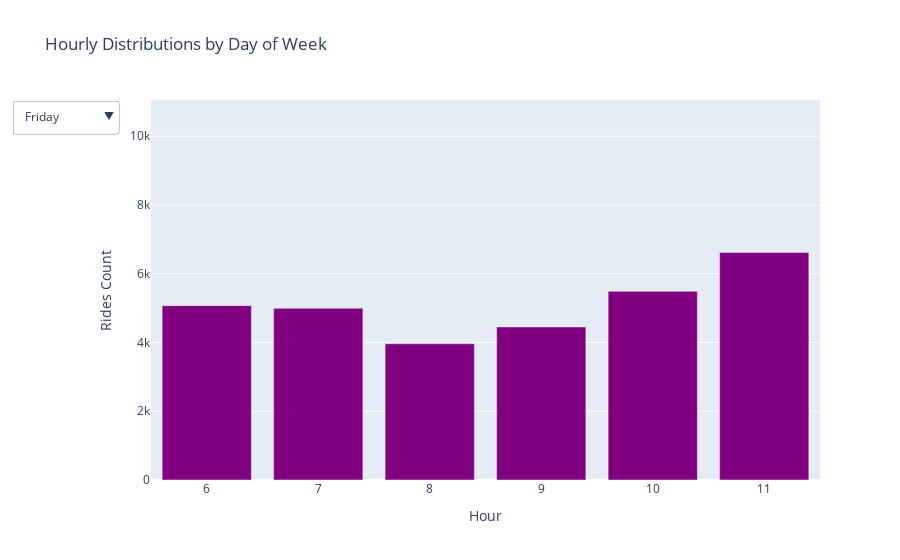

This figure's notebook cell:
### Code cell
days_of_week = []
hours = []
rides_count = []

# Scan documents in the result to retrieve useful information to be plotted
for doc in get_result():
    days_of_week.append(doc['_id']['day_of_week'])
    hours.append(doc['_id']['hour'])
    rides_count.append(doc['rides_count'])

data = {
    'day_of_week': days_of_week,
    'hour': hours,
    'rides_count': rides_count
}

# Create a DataFrame to hold information extracted from the query result
df = pd.DataFrame(data)

# Define the mapping between the number of the day of the week to its corresponding name
day_names_mapping = {1: 'Sunday', 2: 'Monday', 3: 'Tuesday', 4: 'Wednesday', 5: 'Thursday', 6: 'Friday', 7: 'Saturday'}
df['day_of_week'] = df['day_of_week'].map(day_names_mapping)

# Pivot the DataFrame to create a matrix suitable for building the histogram
pivot_df = df.pivot_table(index='hour', columns='day_of_week', values='rides_count', fill_value=0)

# Create a list of dropdown options for days
dropdown_buttons = []
for day in pivot_df.columns:
    button = dict(method='update', label=day,
                  args=[{'y': [pivot_df[day].values], 'x': [pivot_df.index],
                         'type': 'bar', 'name': day, 'marker': {'color': 'purple'}}])
    dropdown_buttons.append(button)

layout = dict(
    title='Hourly Distributions by Day of Week',
    xaxis=dict(title='Hour'),
    yaxis=dict(title='Rides Count', range=[0, max(df['rides_count']) * 1.1]),  
    updatemenus=[dict(buttons=dropdown_buttons, direction='down', showactive=True)]
)

fig = go.Figure(data=[{'y': pivot_df[pivot_df.columns[0]].values, 'x': pivot_df.index, 'type': 'bar',
                       'marker': {'color': 'purple'}, 'name': pivot_df.columns[0]}],layout=layout)

fig.show()

### Figure 1 — Plotly figure (JSON) as saved in the notebook; plotly's stock layout.template omitted (floating-point values rounded to 4 significant figures)
{"data": [{"marker": {"color": "purple"}, "name": "Friday", "type": "bar", "x": [6, 7, 8, 9, 10, 11], "y": [5072, 4995, 3963, 4453, 5487, 6617]}], "layout": {"autosize": true, "title": {"text": "Hourly Distributions by Day of Week"}, "updatemenus": [{"buttons": [{"args": [{"marker": {"color": "purple"}, "name": "Friday", "type": "bar", "x": [[6, 7, 8, 9, 10, 11]], "y": [[5072, 4995, 3963, 4453, 5487, 6617]]}], "label": "Friday", "method": "update"}, {"args": [{"marker": {"color": "purple"}, "name": "Monday", "type": "bar", "x": [[6, 7, 8, 9, 10, 11]], "y": [[7301, 6890, 4538, 4518, 5709, 6310]]}], "label": "Monday", "method": "update"}, {"args": [{"marker": {"color": "purple"}, "name": "Saturday", "type": "bar", "x": [[6, 7, 8, 9, 10, 11]], "y": [[3186, 4940, 6900, 8599, 9697, 10049]]}], "label": "Saturday", "method": "update"}, {"args": [{"marker": {"color": "purple"}, "name": "Sunday", "type": "bar", "x": [[6, 7, 8, 9, 10, 11]], "y": [[2503, 4055, 5932, 7840, 9028, 8840]]}], "label": "Sunday", "method": "update"}, {"args": [{"marker": {"color": "purple"}, "name": "Thursday", "type": "bar", "x": [[6, 7, 8, 9, 10, 11]], "y": [[8498, 7774, 4906, 4887, 6160, 6716]]}], "label": "Thursday", "method": "update"}, {"args": [{"marker": {"color": "purple"}, "name": "Tuesday", "type": "bar", "x": [[6, 7, 8, 9, 10, 11]], "y": [[8526, 7713, 4660, 4171, 5046, 5616]]}], "label": "Tuesday", "method": "update"}, {"args": [{"marker": {"color": "purple"}, "name": "Wednesday", "type": "bar", "x": [[6, 7, 8, 9, 10, 11]], "y": [[7914, 7348, 4737, 4508, 5405, 5911]]}], "label": "Wednesday", "method": "update"}], "direction": "down", "showactive": true}], "xaxis": {"autorange": true, "range": [5.5, 11.5], "title": {"text": "Hour"}, "type": "linear"}, "yaxis": {"range": [0, 11050.0], "title": {"text": "Rides Count"}, "type": "linear"}}}
